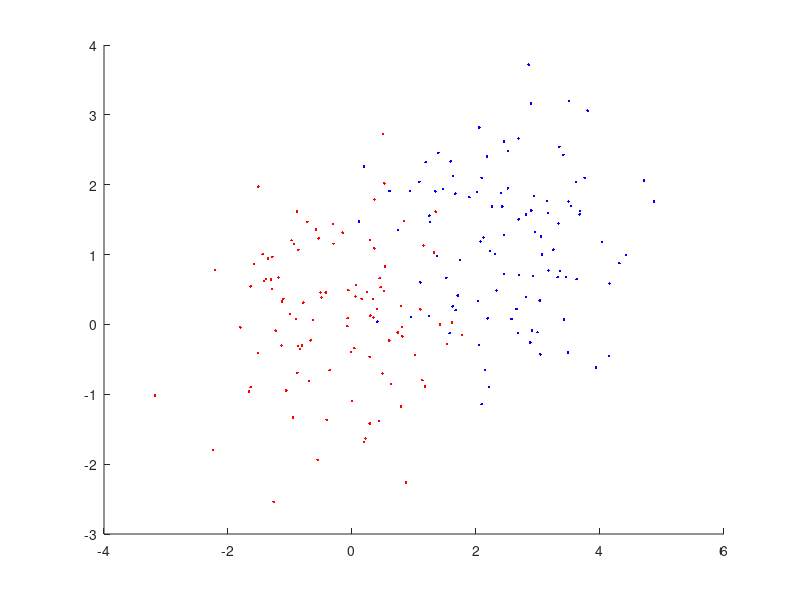

Here is the MATLAB script that generated this plot: (Note: this script raises an error after producing the figure.)
% logistic regression

n = 2;
m = 100;

% generate two clusters with centers a fixed distance apart.
% the average of the centers is not the origin
center_dist = 1.5;
center = randn(1,n);
xc1 = randn(1,n);
xc1 = center_dist*xc1/norm(xc1);
xc2 = -xc1;
xc1 = xc1 + center;
xc2 = xc2 + center;

% generate a point cloud around the centers
p1 = repmat(xc1,m,1) + randn(m,n);
p2 = repmat(xc2,m,1) + randn(m,n);


p = [p1;p2]; %locations
q = [ones(m,1);-ones(m,1)]; %labels

figure
hold on
plot(p1(:,1), p1(:,2), 'r.');
plot(p2(:,1), p2(:,2), 'b.');

% stuff the matrix for the SVM
A = [repmat(q,1,n).*p, q];


[m,n] = size(A);
gamma = 1;
rho = 1;
% average the logistic loss by number of examples
my_loss = @(x0,rho) prox_logistic(x0,rho*length(x0));

%choose one of the following regularizers:

% l2 penalty on non-intercept parameters
%my_reg = @(x0,rho) [prox_l2(x0(1:end-1),rho/gamma); x0(end)];

% l1 penalty on non-intercept parameters
%my_reg = @(x0,rho) [prox_l1(x0(1:end-1),rho/gamma); x0(end)];

% no regularization, vanilla logistic regression
my_reg = @(x0,rho) x0;

% call the ADMM solver
x = model_fit(my_loss, my_reg, A, zeros(m,1), rho);


% plot the logistic result from ADMM
line([-5,5], -x(end)/x(2) - x(1)*[-5,5]/x(2),'Color','r');


% compare the ADMM result with the related regularized SVM problem (via
% CVX)
cvx_begin
    variable xcvx(n)
    minimize( sum(pos(1-A*xcvx))/m + gamma*norm(xcvx(1:end-1)) )
cvx_end

line([-5,5], -xcvx(end)/xcvx(2) - xcvx(1)*[-5,5]/xcvx(2),'Color','g');
axis([-5,5,-5,5])